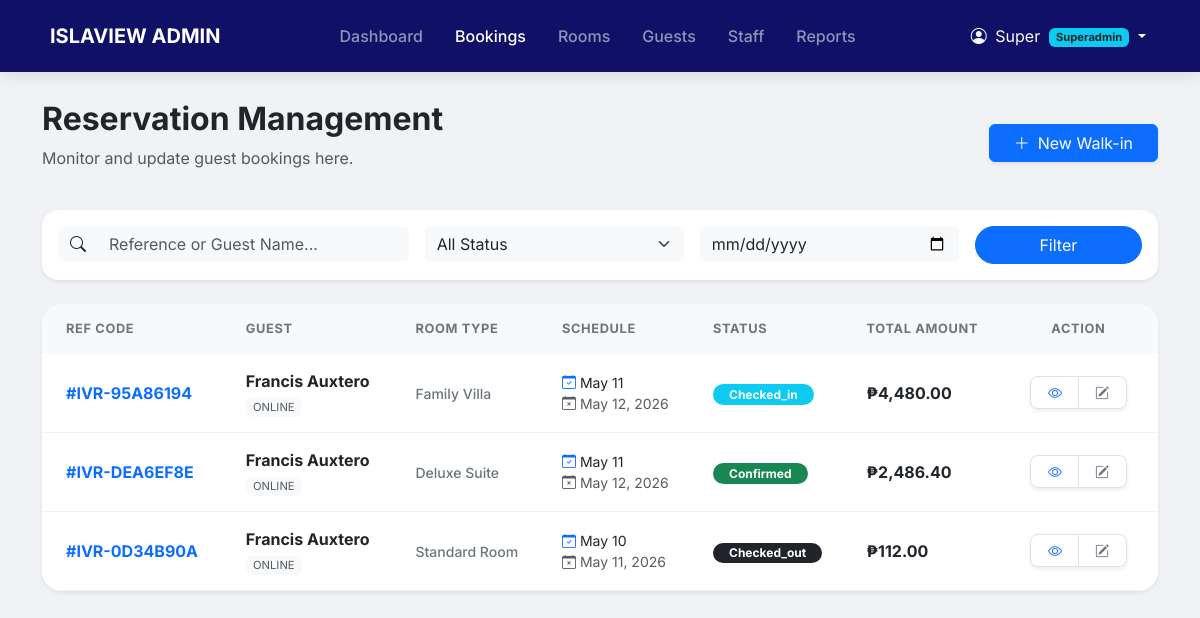
The app's page /admin/bookings.php (signed in) with its own data.
### tables this page shows
CREATE TABLE `bookings` (
  `booking_id` int(10) UNSIGNED NOT NULL,
  `reference_code` varchar(20) NOT NULL,
  `guest_id` int(10) UNSIGNED NOT NULL,
  `room_id` smallint(5) UNSIGNED NOT NULL,
  `promo_id` int(10) UNSIGNED DEFAULT NULL,
  `booked_by` int(10) UNSIGNED DEFAULT NULL,
  `check_in_date` date NOT NULL,
  `check_out_date` date NOT NULL,
  `num_adults` tinyint(3) UNSIGNED NOT NULL DEFAULT 1,
  `num_children` tinyint(3) UNSIGNED NOT NULL DEFAULT 0,
  `nights` tinyint(3) UNSIGNED NOT NULL,
  `base_amount` decimal(10,2) NOT NULL,
  `discount_amount` decimal(10,2) NOT NULL DEFAULT 0.00,
  `tax_amount` decimal(10,2) NOT NULL DEFAULT 0.00,
  `total_amount` decimal(10,2) NOT NULL,
  `status` enum('pending','confirmed','checked_in','checked_out','cancelled','no_show') NOT NULL DEFAULT 'pending',
  `booking_source` enum('online','walk_in','phone','agent') NOT NULL DEFAULT 'online',
  `special_requests` text DEFAULT NULL,
  `internal_notes` text DEFAULT NULL,
  `early_checkin` tinyint(1) NOT NULL DEFAULT 0,
  `late_checkout` tinyint(1) NOT NULL DEFAULT 0,
  `early_checkin_fee` decimal(10,2) NOT NULL DEFAULT 0.00,
  `late_checkout_fee` decimal(10,2) NOT NULL DEFAULT 0.00,
  `cancelled_at` datetime DEFAULT NULL,
  `cancel_reason` text DEFAULT NULL,
  `created_at` datetime NOT NULL DEFAULT current_timestamp(),
  `updated_at` datetime NOT NULL DEFAULT current_timestamp() ON UPDATE current_timestamp()
);

CREATE TABLE `guests` (
  `guest_id` int(10) UNSIGNED NOT NULL,
  `user_id` int(10) UNSIGNED DEFAULT NULL,
  `first_name` varchar(80) NOT NULL,
  `last_name` varchar(80) NOT NULL,
  `email` varchar(191) DEFAULT NULL,
  `phone` varchar(20) DEFAULT NULL,
  `address` text DEFAULT NULL,
  `id_type` varchar(50) DEFAULT NULL,
  `id_number` varchar(100) DEFAULT NULL,
  `nationality` varchar(80) DEFAULT NULL,
  `date_of_birth` date DEFAULT NULL,
  `special_requests` text DEFAULT NULL,
  `notes` text DEFAULT NULL,
  `is_vip` tinyint(1) NOT NULL DEFAULT 0,
  `created_at` datetime NOT NULL DEFAULT current_timestamp()
);

CREATE TABLE `room_types` (
  `room_type_id` smallint(5) UNSIGNED NOT NULL,
  `type_name` varchar(100) NOT NULL,
  `description` text DEFAULT NULL,
  `max_occupancy` tinyint(3) UNSIGNED NOT NULL DEFAULT 2,
  `base_price` decimal(10,2) NOT NULL,
  `is_active` tinyint(1) NOT NULL DEFAULT 1
);

### admin/bookings.php (the view, shortened to what this page needs)
<?php
include 'components/header.php';
include 'components/navbar.php';
?>
<div class="container main-container">
    <div class="d-flex justify-content-between align-items-center mb-4">
        <div>
            <h2 class="fw-bold text-dark">Reservation Management</h2>
            <p class="text-muted">Monitor and update guest bookings here.</p>
        </div>
        <button class="btn btn-primary btn-book shadow-sm px-4" data-bs-toggle="modal" data-bs-target="#walkInModal">
            <i class="bi bi-plus-lg me-2"></i>New Walk-in
        </button>
    </div>
    <div class="card border-0 shadow-sm mb-4 rounded-4">
        <div class="card-body p-3">
            <form class="row g-3" method="GET">
                <div class="col-md-4">
                    <div class="input-group">
                        <span class="input-group-text bg-light border-0"><i class="bi bi-search"></i></span>
                        <input type="text" name="search" class="form-control bg-light border-0" placeholder="Reference or Guest Name..." value="<?php echo $_GET['search'] ?? ''; ?>">
                    </div>
                </div>
                <div class="col-md-3">
                    <select name="status" class="form-select bg-light border-0">
                        <option value="">All Status</option>
                    </select>
                </div>
                <div class="col-md-3">
                    <input type="date" name="date" class="form-control bg-light border-0" title="Filter by Check-in Date" value="<?php echo $_GET['date'] ?? ''; ?>">
                </div>
                <div class="col-md-2">
                    <button type="submit" class="btn btn-primary w-100 rounded-pill">Filter</button>
                </div>
            </form>
        </div>
    </div>
    <div class="card table-card shadow-sm border-0">
        <div class="card-body p-0">
            <div class="table-responsive">
                <table class="table table-hover align-middle mb-0">
                    <thead class="bg-light text-muted small text-uppercase">
                        <tr>
                            <th class="ps-4">Ref Code</th>
                            <th>Guest</th>
                            <th>Room Type</th>
                            <th>Schedule</th>
                            <th>Status</th>
                            <th>Total Amount</th>
                            <th class="pe-4 text-center">Action</th>
                        </tr>
                    </thead>
                    <tbody>
                        <?php
                        $sql = "SELECT b.*, g.first_name, g.last_name, rt.type_name
                                FROM bookings b
                                JOIN guests g ON b.guest_id = g.guest_id
                                JOIN rooms r ON b.room_id = r.room_id
                                JOIN room_types rt ON r.room_type_id = rt.room_type_id";
                        $sql .= " ORDER BY b.created_at DESC";
                        $result = $conn->query($sql);
                        if ($result && $result->num_rows > 0) {
                            while($row = $result->fetch_assoc()) {
                                $badge_color = 'bg-secondary';
                                if($row['status'] == 'confirmed') $badge_color = 'bg-success';
                                elseif($row['status'] == 'pending') $badge_color = 'bg-warning text-dark';
                                elseif($row['status'] == 'checked_in') $badge_color = 'bg-info text-white';
                                elseif($row['status'] == 'checked_out') $badge_color = 'bg-dark text-white';
                                elseif($row['status'] == 'cancelled') $badge_color = 'bg-danger';
                                echo "<tr>
                                    <td class='ps-4 fw-bold text-primary'>#".$row['reference_code']."</td>
                                    <td>
                                        <div class='fw-bold'>".$row['first_name']." ".$row['last_name']."</div>
                                        <small class='badge bg-light text-muted fw-normal' style='font-size: 0.7rem;'>".strtoupper($row['booking_source'])."</small>
                                    </td>
                                    <td><span class='small fw-medium text-secondary'>".$row['type_name']."</span></td>
                                    <td>
                                        <div class='small'><i class='bi bi-calendar-check me-1 text-primary'></i>".date('M d', strtotime($row['check_in_date']))."</div>
                                        <div class='small text-muted'><i class='bi bi-calendar-x me-1'></i>".date('M d, Y', strtotime($row['check_out_date']))."</div>
                                    </td>
                                    <td><span class='badge $badge_color px-3 rounded-pill text-capitalize' style='min-width: 90px;'>".$row['status']."</span></td>
                                    <td class='fw-bold text-dark'>₱".number_format($row['total_amount'], 2)."</td>
                                    <td class='pe-4 text-center'>
                                        <div class='btn-group shadow-sm rounded-3 overflow-hidden border'>
                                            <a href='view_booking.php?id=".$row['booking_id']."' class='btn btn-sm btn-white px-3' title='View Details'>
                                                <i class='bi bi-eye text-primary'></i>
                                            </a>
                                            <a href='view_booking.php?id=".$row['booking_id']."' class='btn btn-sm btn-white px-3 border-start' title='Edit / Update'>
                                                <i class='bi bi-pencil-square text-secondary'></i>
                                            </a>
                                        </div>
                                    </td>
                                </tr>";
                            }
                        } else {
                            echo "<tr><td colspan='7' class='text-center py-5 text-muted'>
                                    <i class='bi bi-inbox fs-1 d-block mb-3 opacity-25'></i>
                                    No records found matching your criteria.
                                  </td></tr>";
                        }
                        ?>
                    </tbody>
                </table>
            </div>
        </div>
    </div>
</div>
<?php include 'components/footer.php'; ?>

### admin/components/header.php (shortened to what this page needs)
<!DOCTYPE html>
<html lang="en">
<head>
    <link href="https://cdn.jsdelivr.net/npm/bootstrap@5.3.0/dist/css/bootstrap.min.css" rel="stylesheet">
    <link rel="stylesheet" href="https://cdn.jsdelivr.net/npm/bootstrap-icons@1.11.1/font/bootstrap-icons.css">
</head>
<body>

### admin/components/navbar.php (shortened to what this page needs)
<?php
$current_page = basename($_SERVER['PHP_SELF']);
?>
<nav class="navbar navbar-expand-lg navbar-dark fixed-top py-3">
    <div class="container">
        <a class="navbar-brand fw-bold" href="dashboard.php">
            <i class="bi bi-islands me-2"></i>ISLAVIEW ADMIN
        </a>
        <div class="collapse navbar-collapse" id="adminNav">
            <ul class="navbar-nav mx-auto">
                <li class="nav-item">
                    <a class="nav-link px-3 <?php echo ($current_page == 'dashboard.php') ? 'active' : ''; ?>" href="dashboard.php">Dashboard</a>
                </li>
                <li class="nav-item">
                    <a class="nav-link px-3 <?php echo ($current_page == 'bookings.php') ? 'active' : ''; ?>" href="bookings.php">Bookings</a>
                </li>
                <li class="nav-item">
                    <a class="nav-link px-3 <?php echo ($current_page == 'rooms.php') ? 'active' : ''; ?>" href="rooms.php">Rooms</a>
                </li>
                <li class="nav-item">
                    <a class="nav-link px-3 <?php echo ($current_page == 'guests.php') ? 'active' : ''; ?>" href="guests.php">Guests</a>
                </li>
                <?php if ($_SESSION['role_id'] <= 2): ?>
                <li class="nav-item">
                    <a class="nav-link px-3 <?php echo ($current_page == 'staff.php') ? 'active' : ''; ?>" href="staff.php">Staff</a>
                </li>
                <?php endif; ?>
                <li class="nav-item">
                    <a class="nav-link px-3 <?php echo ($current_page == 'reports.php') ? 'active' : ''; ?>" href="reports.php">Reports</a>
                </li>
            </ul>
            <div class="dropdown">
                <button class="btn btn-outline-light dropdown-toggle border-0" type="button" data-bs-toggle="dropdown">
                    <i class="bi bi-person-circle me-1"></i> <?php echo $_SESSION['fname']; ?>
                    <span class="badge bg-info text-dark ms-1" style="font-size: 0.7rem;">
                        <?php
                            if($_SESSION['role_id'] == 1) echo "Superadmin";
                            elseif($_SESSION['role_id'] == 2) echo "Admin";
                            else echo "Staff";
                        ?>
                    </span>
                </button>
            </div>
        </div>
    </div>
</nav>

### admin/components/footer.php (shortened to what this page needs)
</html>
</body>
</html>

### admin/components/header.php (style rules this page uses)
:root { --primary-blue: #0077b6; --deep-ocean: #03045e; }
body { font-family: 'Inter', sans-serif; background-color: #f0f2f5; }
.navbar { background: rgba(3, 4, 94, 0.95) !important; backdrop-filter: blur(10px); box-shadow: 0 4px 15px rgba(0,0,0,0.1); }
.nav-link { font-weight: 500; transition: 0.3s; }
.main-container { margin-top: 100px; padding-bottom: 50px; }
.table-card { border: none; border-radius: 20px; overflow: hidden; }
.table thead th { background-color: #f8f9fa; text-transform: uppercase; font-size: 0.8rem; letter-spacing: 0.05em; color: #6c757d; border: none; padding: 15px; }
.table tbody td { padding: 15px; border-bottom: 1px solid #edf2f7; }

### records on screen
bookings: reference_code "IVR-95A86194", guest.first_name "Francis", guest.last_name "Auxtero", booking_source "ONLINE", room_types.type_name "Family Villa", check_in_date "May 11", check_out_date "May 12, 2026", status "Checked_in", total_amount "4,480.00"
bookings: reference_code "IVR-DEA6EF8E", guest.first_name "Francis", guest.last_name "Auxtero", booking_source "ONLINE", room_types.type_name "Deluxe Suite", check_in_date "May 11", check_out_date "May 12, 2026", status "Confirmed", total_amount "2,486.40"
bookings: reference_code "IVR-0D34B90A", guest.first_name "Francis", guest.last_name "Auxtero", booking_source "ONLINE", room_types.type_name "Standard Room", check_in_date "May 10", check_out_date "May 11, 2026", status "Checked_out", total_amount "112.00"

### other values on screen
$_SESSION['fname'] "Super"
